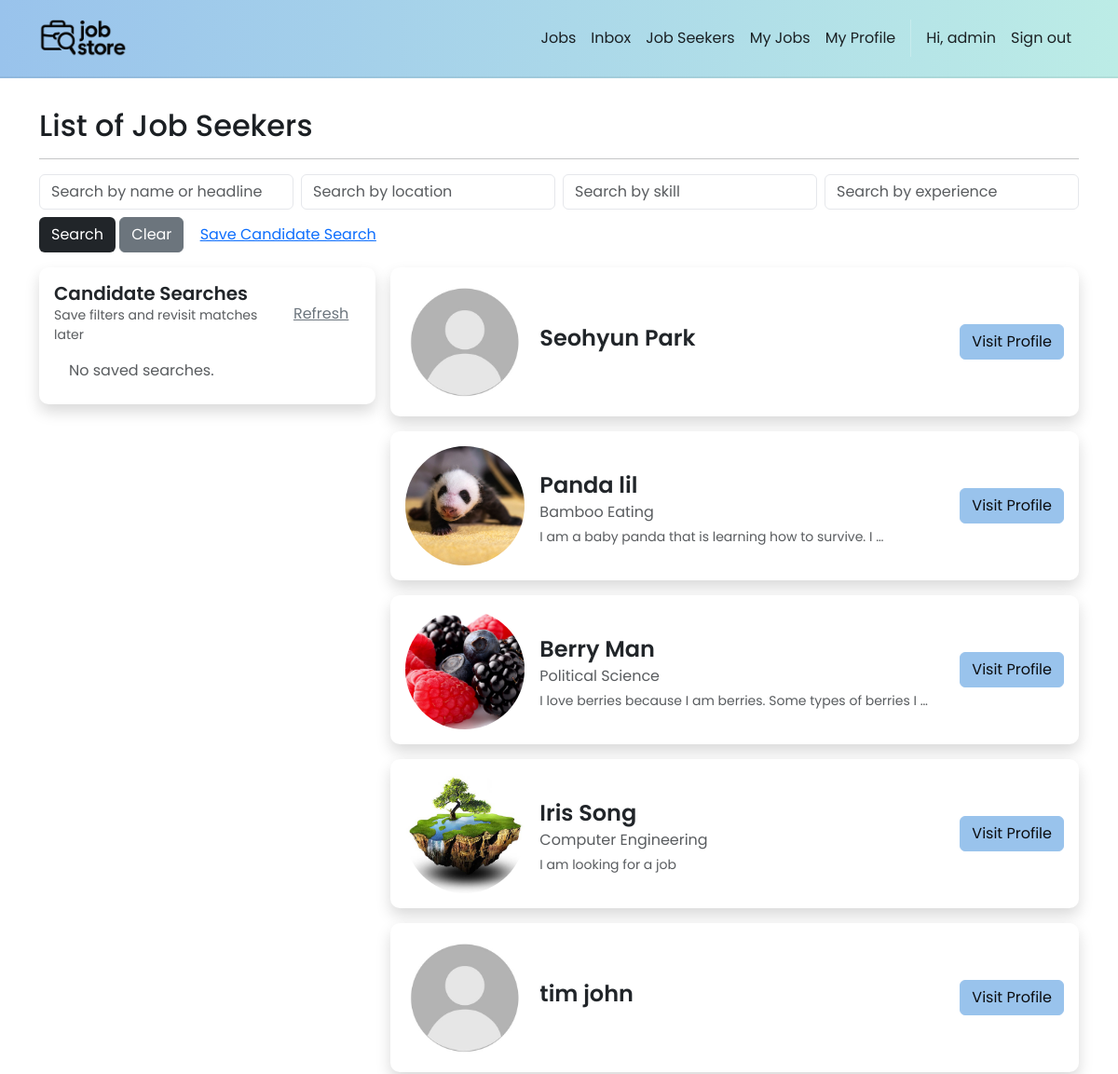
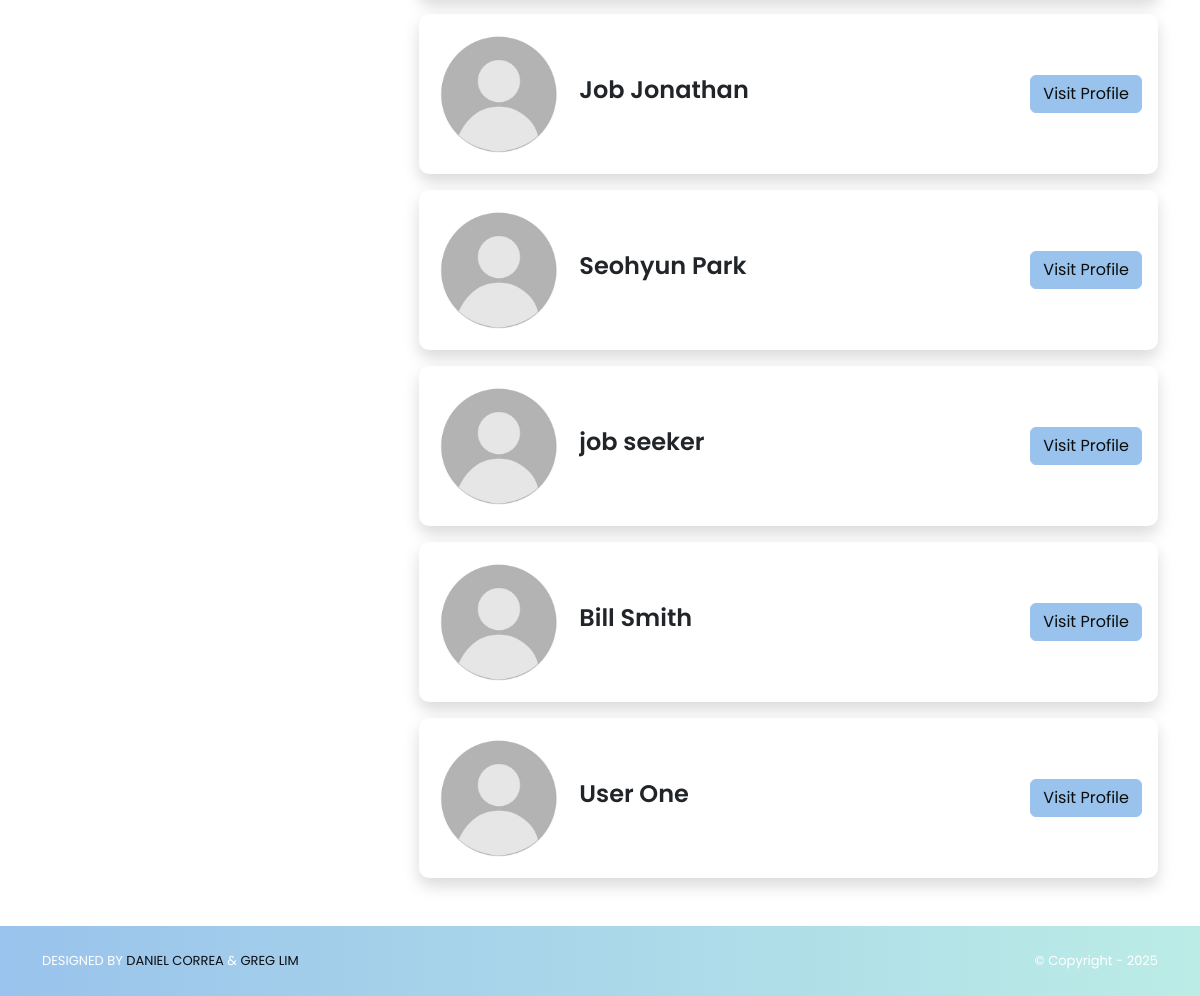
The app's page /jobSeekers/ (signed in) with its own data (2 pictures, top to bottom).
### accounts/models.py (models this page shows, shortened)
class User(AbstractUser):
    class Roles(models.TextChoices):
        RECRUITER = "RECRUITER", "Recruiter"
        JOB_SEEKER = "JOB_SEEKER", "Job Seeker"
    role = models.CharField(
        max_length=20, choices=Roles.choices, default=Roles.JOB_SEEKER, db_index=True
    )
    @property
    def is_recruiter(self) -> bool:
        return self.role == self.Roles.RECRUITER

### jobSeekers/models.py (models this page shows, shortened)
class JobSeeker(models.Model):
    user = models.OneToOneField(
        settings.AUTH_USER_MODEL, on_delete=models.CASCADE, related_name="jobseeker_profile"
    )
    firstName = models.CharField("First Name", max_length=255)
    lastName  = models.CharField("Last Name", max_length=255)
    location  = models.CharField("Location", max_length=255, blank=True)
    image     = models.ImageField("Profile Image", upload_to='jobSeeker_images/', null=True, blank=True)
    years_experience = models.PositiveIntegerField(null=True, blank=True)
    open_to_work = models.BooleanField(default=True)
    desired_salary_min = models.PositiveIntegerField(null=True, blank=True)
    desired_salary_max = models.PositiveIntegerField(null=True, blank=True)
    education = models.ForeignKey("Institution", on_delete=models.PROTECT, related_name="jobSeeker", null=True, blank=True)
    degree    = models.CharField(max_length=255, blank=True)
    startYear = models.IntegerField("Start Year", null=True, blank=True)
    endYear   = models.IntegerField("End Year", null=True, blank=True)
    headline   = models.TextField(blank=True)
    experience = models.ManyToManyField("Experience", related_name="jobSeeker", blank=True)
    skills     = models.ManyToManyField("Skill", related_name="jobSeeker", blank=True)
    links      = models.ManyToManyField("Link", related_name="jobSeeker", blank=True)
    hide_image = models.BooleanField(default=False)
    hide_headline = models.BooleanField(default=False)
    hide_profile = models.BooleanField(default=False)
    hide_location = models.BooleanField(default=False)
    @property
    def full_name(self):
        return f"{self.firstName} {self.lastName}"

### jobSeekers/views.py (the view, shortened to what this page needs)
# urls.py: path('', views.index, name='home.index'),
@login_required
@recruiter_required
def index(request):
    name_term = request.GET.get("name", "")
    location_term = request.GET.get("location", "")
    skill_term = request.GET.get("skill", "")
    experience_term = request.GET.get("experience", "")
    jobSeekers = build_jobseeker_qs(name_term, location_term, skill_term, experience_term)
    candidateSearches = (
        CandidateSearch.objects
        .filter(user=request.user)
        .annotate(matches_count=Count("matches", distinct=True))
        .prefetch_related("matches")  # optional if you also list them
    )
    template_data = {
        "title": "Job Seekers",
        "jobSeekers": jobSeekers,
        "candidateSearches": candidateSearches,
        "all_skills": list(Skill.objects.all().order_by('name').values_list('name', flat=True)),
    }
    return render(request, "jobSeekers/index.html", {"template_data": template_data})

### jobSeekers/views.py (called while the page is built)
def build_jobseeker_qs(name="", location="", skill="", experience=""):
    qs = JobSeeker.objects.filter(hide_profile=False)
    if name:
        qs = qs.filter(
            Q(firstName__icontains=name) |
            Q(lastName__icontains=name) |
            Q(headline__icontains=name)
        )
    if location:
        qs = qs.filter(location__icontains=location)
    if skill:
        qs = qs.filter(skills__name__icontains=skill)
    if experience:
        qs = qs.filter(experience__name__icontains=experience)
    return qs.distinct()

### jobStore/context_processors.py (called while the page is built)
def static_revisions(request):
    base = Path(settings.BASE_DIR)
    logo_path = base / 'jobStore' / 'static' / 'img' / 'logo.png'
    try:
        rev_logo = str(int(os.path.getmtime(logo_path)))
    except Exception:
        rev_logo = '1'
    css_path = base / 'jobStore' / 'static' / 'css' / 'style.css'
    try:
        rev_css = str(int(os.path.getmtime(css_path)))
    except Exception:
        rev_css = '1'
    return {
        'STATIC_REV_LOGO': rev_logo,
        'STATIC_REV_CSS': rev_css,
    }

### jobSeekers/templates/jobSeekers/index.html (shortened to what this page needs)
{% extends 'base.html' %}
{% block content %}
{% load static %}
<div class="p-3">
  <div class="container">
    <div class="row mt-3">
      <div class="col mx-auto mb-3">
        <h2>List of Job Seekers</h2>
        <hr />
        <form method="GET">
          <div class="row g-2">
            <div class="col-md-3">
              <input type="text" class="form-control" name="name"
                    placeholder="Search by name or headline"
                    value="{{ request.GET.name }}">
            </div>
            <div class="col-md-3">
              <input type="text" class="form-control" name="location"
                    placeholder="Search by location"
                    value="{{ request.GET.location }}">
            </div>
            <div class="col-md-3">
              <input type="text" class="form-control" name="skill" list="skillsList"
                    placeholder="Search by skill"
                    value="{{ request.GET.skill }}">
            </div>
            <div class="col-md-3">
              <input type="text" class="form-control" name="experience"
                    placeholder="Search by experience"
                    value="{{ request.GET.experience }}">
            </div>
          </div>
          <div class="row mt-2">
            <div class="col-auto">
              <button class="btn bg-dark text-white" type="submit">Search</button>
              <a href="{% url 'jobSeekers.index' %}" class="btn btn-secondary">Clear</a>
              <button
                class="btn btn-link text-primary"
                type="submit"
                formaction="{% url 'jobSeekers.save_candidate_search' %}"
                formmethod="get">
                Save Candidate Search
              </button>
            </div>
          </div>
        </form>
      </div>
    </div>
    <div class="row g-3 align-items-start">
      <div class="col-md-4 col-12 mb-3 d-flex">
        <div class="card p-3 border-0 shadow h-100 w-100">
          <div class="d-flex align-items-center">
            <div>
              <div class="fw-semibold lh-sm fs-5">Candidate Searches</div>
              <div class="text-muted small">Save filters and revisit matches later</div>
            </div>
            <a href="{% url 'jobSeekers.refresh_candidate_searches' %}" class="btn btn-link text-secondary ms-auto">Refresh</a>
          </div>
          <ul class="list-group list-group-flush mt-2">
            {% for candidateSearch in template_data.candidateSearches %}
              <li class="list-group-item border-0 shadow-sm rounded mb-3">
                <div class="d-flex align-items-start">
                  <div class="flex-grow-1">
                    <div class="small text-muted">Saved {{ candidateSearch.date }}</div>
                    <div class="mt-1">
                      {% if candidateSearch.nameHeadline %}
                        <span class="badge text-bg-light me-1 mb-1">Name/Headline: {{ candidateSearch.nameHeadline }}</span>
                      {% endif %}
                      {% if candidateSearch.location %}
                        <span class="badge text-bg-light me-1 mb-1">Location: {{ candidateSearch.location }}</span>
                      {% endif %}
                      {% if candidateSearch.skill %}
                        <span class="badge text-bg-light me-1 mb-1">Skill: {{ candidateSearch.skill }}</span>
                      {% endif %}
                      {% if candidateSearch.experience %}
                        <span class="badge text-bg-light me-1 mb-1">Experience: {{ candidateSearch.experience }}</span>
                      {% endif %}
                    </div>
                  </div>
                  <div class="text-end ms-2">
                    <span class="badge rounded-pill text-bg-secondary">{{ candidateSearch.matches_count }} matches</span>
                  </div>
                </div>
                <div class="d-flex gap-2 mt-2">
                  {% if candidateSearch.is_current %}
                    <button class="btn btn-outline-success" disabled>Applied</button>
                  {% else %}
                    <a href="{% url 'jobSeekers.apply_candidate_search' id=candidateSearch.id %}" class="btn btn-primary">Apply</a>
                  {% endif %}
                  <a href="{% url 'jobSeekers.delete_candidate_search' id=candidateSearch.id %}" class="btn btn-outline-secondary">Delete</a>
                </div>
              </li>
            {% empty %}
              <li class="list-group-item border-0 text-muted">No saved searches.</li>
            {% endfor %}
          </ul>
        </div>
      </div>
      <div class="col-md-8 col-12 mb-3">
        {% for jobSeeker in template_data.jobSeekers %}
          <div class="card p-3 border-0 shadow mb-3">
            <div class="d-flex align-items-center gap-3 flex-nowrap w-100">
              <div class="flex-shrink-0">
                {% if not jobSeeker.hide_image and jobSeeker.image %}
                  <img class="flex-shrink-0" src="{{ jobSeeker.image.url }}" alt="{{ jobSeeker.full_name }}"
                      width="128" height="128"
                      style="width:128px;height:128px;border-radius:50%;object-fit:cover;object-position:center;display:block;"
                      loading="lazy">
                {% else %}
                  <img class="flex-shrink-0" src="{% static 'img/default_profile.jpg' %}" alt="No profile image"
                      width="128" height="128"
                      style="width:128px;height:128px;border-radius:50%;object-fit:cover;object-position:center;display:block;"
                      loading="lazy">
                {% endif %}
              </div>
              <div class="flex-grow-1 min-w-0 overflow-hidden">
                <div class="mt-2">
                <div class="fw-semibold lh-sm fs-4 text-truncate">
                  <span class="d-block text-truncate">{{ jobSeeker.firstName }} {{ jobSeeker.lastName }}</span>
                </div>
                <div class="text-body-secondary my-1 lh-sm mb-2">
                  <span class="d-block text-truncate">{{ jobSeeker.degree }}</span>
                </div>
                {% if not jobSeeker.hide_headline %}
                  <div class="text-muted small my-1 lh-sm">
                    <span class="d-block text-truncate">{{ jobSeeker.headline|truncatewords:12 }}</span>
                  </div>
                {% endif %}
                </div>
              </div>
              <div class="ms-auto text-nowrap flex-shrink-0 align-self-center">
                <a href="{% url 'jobSeekers.show' id=jobSeeker.id %}" class="btn btn-primary">
                  Visit Profile
                </a>
              </div>
            </div>
          </div>
        {% empty %}
       <p>No job seekers found.</p>
        {% endfor %}
      </div>
    </div>
  </div>
</div>
{% endblock content %}

### jobStore/templates/base.html (shortened to what this page needs)
<!DOCTYPE html>
<html>
  {% load static %}
  <head>
    <link href="https://cdn.jsdelivr.net/npm/bootstrap@5.3.3/dist/css/bootstrap.min.css"
          rel="stylesheet">
    <link rel="stylesheet"
          href="https://cdnjs.cloudflare.com/ajax/libs/font-awesome/6.1.1/css/all.min.css">
    <link rel="stylesheet" type="text/css" href="{% static 'css/style.css' %}?v={{ STATIC_REV_CSS }}">
  </head>
  <body class="d-flex flex-column min-vh-100{% if request.resolver_match and request.resolver_match.url_name == 'home.index' %} is-home{% endif %}">
    <nav class="p-3 navbar navbar-light ms-brandbar navbar-expand-lg">
      <div class="container">
        <a class="navbar-brand" href="{% url 'home.index' %}">
          <img src="{% static 'img/logo.png' %}?v={{ STATIC_REV_LOGO }}" alt="logo" height="40" />
        </a>
        <div class="collapse navbar-collapse" id="navbarNavAltMarkup">
          <div class="navbar-nav ms-auto navbar-ml align-items-lg-center">
            <a class="nav-link" href="{% url 'jobs.list' %}">Jobs</a>
            {% if user.is_authenticated %}
              <a class = "nav-link" href="{% url 'inbox' %}">
                Inbox
              </a>
              {% if user.is_staff or user.is_recruiter %}
                <a class="nav-link" href="{% url 'jobSeekers.index' %}">Job Seekers</a>
                <a class="nav-link" href="{% url 'jobs.dashboard' %}">My Jobs</a>
              {% endif %}
              {% if user.is_staff or user.is_jobseeker %}
              <a class="nav-link" href="{% url 'jobSeekers.my_profile' %}">My Profile</a>
              {% endif %}
              <span class="nav-link disabled">Hi, {{ user.username }}</span>
              <a class="nav-link" href="{% url 'logout' %}">Sign out</a>
            {% else %}
              <a class="nav-link" href="{% url 'login' %}">Log in</a>
              <a class="nav-link" href="{% url 'signup.choice' %}">Sign up</a>
            {% endif %}
          </div>
        </div>
      </div>
    </nav>
    <div class="flex-grow-1">
      {% block content %}
      {% endblock content %}
    </div>
    <section class="p-3 ms-footer-bottom">
      <div class="container d-flex justify-content-between">
        <div class="me-5 text-white">
          <span>DESIGNED BY
            <a href="https://www.x.com/danielgarax" target="_blank">DANIEL CORREA</a> &
            <a href="https://www.x.com/greglim81" target="_blank">GREG LIM</a>
          </span>
        </div>
        <div class="text-white">
          <span>© Copyright - 2025</span>
        </div>
      </div>
    </section>
  </body>
</html>

### jobStore/static/css/style.css (style rules this page uses)
:root { --bg: #ffffff; --bg-alt: #f6f7f9; --surface: #ffffff; --surface-2: #f2f3f5; --text: #1b1f23; --muted: #6b7280; --border: #e5e7eb; --brand-blue-1: #99C3EC; --brand-blue-2: #AAD2EC; --brand-cyan: #BCECE6; --brand-mint: #97E3C2; --brand-peach: #FFEED9; --brand-pink: #F69C9E; --primary: var(--brand-blue-1); --primary-contrast: #0b0d10; --link: var(--brand-blue-1); --success: var(--brand-mint); --warning: var(--brand-peach); --danger: var(--brand-pink); --shadow: 0 6px 20px rgba(0,0,0,0.08); --radius: 10px; --radius-sm: 8px; --radius-xs: 6px; --focus: 0 0 0 0.2rem rgba(153,195,236,0.35); --transition: 180ms ease; }
html, body { background: var(--bg); color: var(--text); }
body { font-family: 'Poppins', system-ui, -apple-system, Segoe UI, Roboto, Arial, sans-serif; line-height: 1.5; text-rendering: optimizeLegibility; -webkit-font-smoothing: antialiased; -moz-osx-font-smoothing: grayscale; transition: background-color var(--transition), color var(--transition); }
a { color: var(--link); }
.navbar { backdrop-filter: saturate(160%) blur(4px); }
.navbar .nav-link { opacity: 0.9; }
.ms-brandbar { background-color: #99C3EC; background: linear-gradient(90deg, var(--brand-blue-1), var(--brand-cyan)) !important; border-bottom: 2px solid rgba(0,0,0,0.06); }
.ms-brandbar .nav-link, .ms-brandbar .navbar-brand, .ms-brandbar .navbar-text { color: var(--primary-contrast) !important; }
.ms-brandbar .nav-link { position: relative; transition: color 160ms ease, transform 140ms ease; }
.ms-brandbar .nav-link::after { content: ''; position: absolute; left: 0; right: 0; bottom: -4px; height: 2px; width: 0; margin: 0 auto; background: var(--primary-contrast); transition: width 180ms ease; }
.card { background-color: var(--surface); border: 1px solid var(--border); border-radius: var(--radius); box-shadow: var(--shadow); }
.btn-primary { background: var(--primary); border-color: var(--primary); color: var(--primary-contrast); }
.btn { transition: transform 140ms ease, box-shadow 180ms ease, filter 140ms ease; }
.form-control, .form-select, .form-check-input { background-color: var(--surface); border: 1px solid var(--border); color: var(--text); border-radius: var(--radius-xs); }
.ms-footer-bottom { background-color: #99C3EC; background: linear-gradient(90deg, var(--brand-blue-1), var(--brand-cyan)) !important; border-top: 0; }
.ms-footer-bottom span { font-size: 13px; line-height: 38px; }
.ms-footer-bottom a { color: var(--primary-contrast); text-decoration: none; }
.btn, .form-control, .form-select, .nav-link, .card { transition: all var(--transition); }

### records on screen
User: username "admin"
JobSeeker: hide_image False (drawn), firstName "Seohyun", lastName "Park"
JobSeeker: image (picture), firstName "Panda", lastName "lil", degree "Bamboo Eating", headline "I am a baby panda that is learning how to survive. I …"
JobSeeker: image (picture), firstName "Berry", lastName "Man", degree "Political Science", headline "I love berries because I am berries. Some types of berries I …"
JobSeeker: image (picture), firstName "Iris", lastName "Song", degree "Computer Engineering", headline "I am looking for a job"
JobSeeker: hide_image False (drawn), firstName "tim", lastName "john"
JobSeeker: hide_image False (drawn), firstName "Job", lastName "Jonathan"
JobSeeker: hide_image False (drawn), firstName "Seohyun", lastName "Park"
JobSeeker: hide_image False (drawn), firstName "job", lastName "seeker"
JobSeeker: hide_image False (drawn), firstName "Bill", lastName "Smith"
JobSeeker: hide_image False (drawn), firstName "User", lastName "One"
